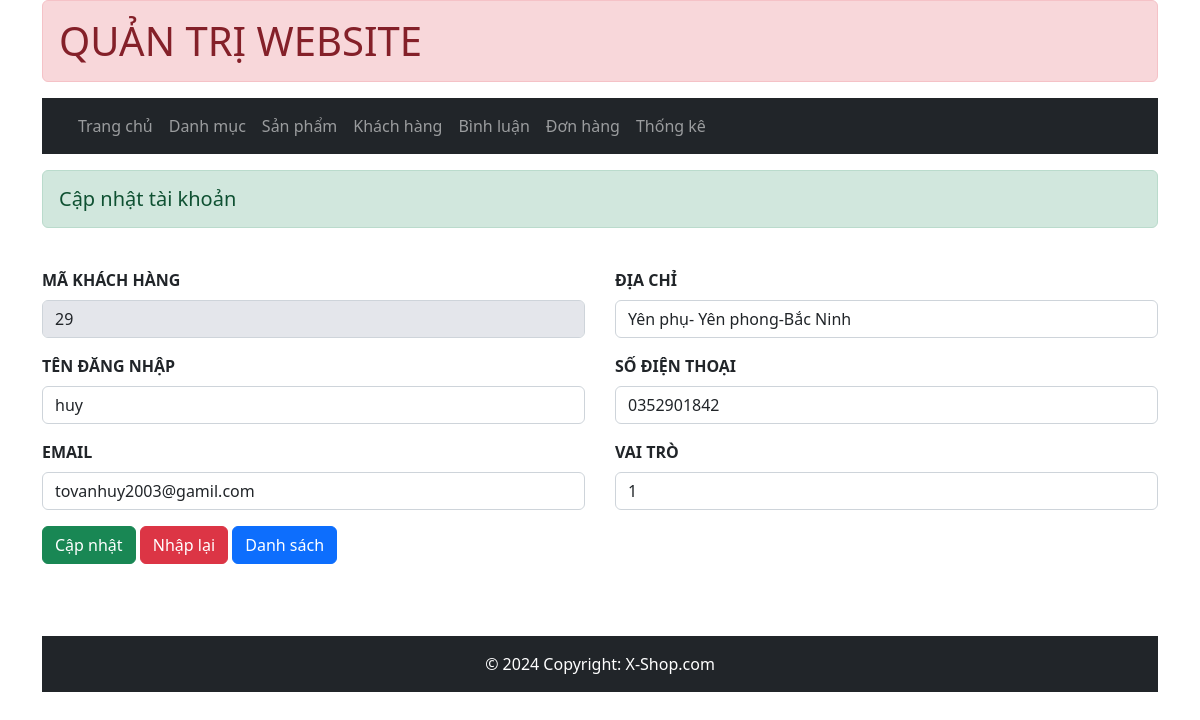
Page /admin/index.php?act=suatk&id=29 on the committed database.
### tables this page shows
CREATE TABLE `tai_khoan` (
  `id` int(11) NOT NULL,
  `user` varchar(50) NOT NULL,
  `password` varchar(50) NOT NULL,
  `email` varchar(255) NOT NULL,
  `diachi` varchar(255) DEFAULT NULL,
  `sdt` varchar(20) DEFAULT NULL,
  `vaitro` tinyint(4) NOT NULL DEFAULT '0',
  `anhuser` varchar(255) NOT NULL
);

### model/pdo.php (called while the page is built, shortened)
<?php
function pdo_get_connection(){
    $dburl = "mysql:host=127.0.0.1;dbname=x-shop;charset=utf8";
    $username = 'root';
    $password = '12345678';
    $conn = new PDO($dburl, $username, $password);
    $conn->setAttribute(PDO::ATTR_ERRMODE, PDO::ERRMODE_EXCEPTION);
    return $conn;
}
function pdo_query_one($sql){
    $sql_args = array_slice(func_get_args(), 1);
    try{
        $conn = pdo_get_connection();
        $stmt = $conn->prepare($sql);
        $stmt->execute($sql_args);
        $row = $stmt->fetch(PDO::FETCH_ASSOC);
        return $row;
    }
    catch(PDOException $e){
        throw $e;
    }
    finally{
        unset($conn);
    }
}

### model/taikhoan.php (called while the page is built, shortened)
<?php
function loadone_tk($id)
{
    $sql = "SELECT * FROM tai_khoan WHERE id=" . $id;
    $sp = pdo_query_one($sql);
    return $sp;
}

### admin/taikhoan/update.php (the view)
<?php
   if (is_array($tk)) {
       extract($tk);
   }
   ?>
<article>
<h5 class="alert alert-success mt-3">Cập nhật tài khoản</h5>
    <form action="index.php?act=capnhattk" method="post" class="form-insert">
        <div class="wrap-formcus">
            <div class="form1 pt-4">
                <div class="mb-3">
                    <label class="form-label" style="font-weight: bold; text-transform: uppercase">Mã khách hàng</label>
                    <input name="id" type="text" class="form-control" style="background-color: #e4e6eb;" readonly value="<?= $id ?>" />
                </div>
                <div class="mb-3">
                    <label class="form-label" style="font-weight: bold; text-transform: uppercase">Tên đăng nhập</label>
                    <input name="user" type="text" class="form-control" value="<?= $user ?>" />
                </div>
                <div class="mb-3">
                    <label class="form-label" style="font-weight: bold; text-transform: uppercase">Email</label>
                    <input name="email" type="email" class="form-control" value="<?= $email ?>" />
                </div>
            </div>
            <div class="form1 pt-4">
                <div class="mb-3">
                    <label class="form-label" style="font-weight: bold; text-transform: uppercase">Địa chỉ</label>
                    <input name="diachi" type="text" class="form-control" value="<?= $diachi ?>" />
                </div>
                <div class="mb-3">
                    <label class="form-label" style="font-weight: bold; text-transform: uppercase">Số điện thoại</label>
                    <input name="sdt" type="text" class="form-control" value="<?= $sdt ?>" />
                </div>
                <div class="mb-3">
                    <label class="form-label" style="font-weight: bold; text-transform: uppercase">Vai trò</label>
                    <input name="vaitro" type="text" class="form-control" value="<?= $vaitro ?>" />
                </div>
            </div>
        </div>
    <div class="form-group pb-4">
        <input type="submit" class="btn btn-success" value="Cập nhật" name="btn_capnhat">
        <input type="reset" class="btn btn-danger" value="Nhập lại">
        <a href="index.php?act=dskh" name="btn_list" class="btn btn-primary">Danh sách</a>
    </div>
    </form>
</article>

### view/css/style.css (style rules this page uses)
.wrap-formcus { display: grid; grid-template-columns: 1fr 1fr; grid-gap: 30px; }

### rows in the picture
tai_khoan: id "29", user "huy", email "tovanhuy2003@gamil.com", diachi "Yên phụ- Yên phong-Bắc Ninh", sdt "0352901842", vaitro "1"
